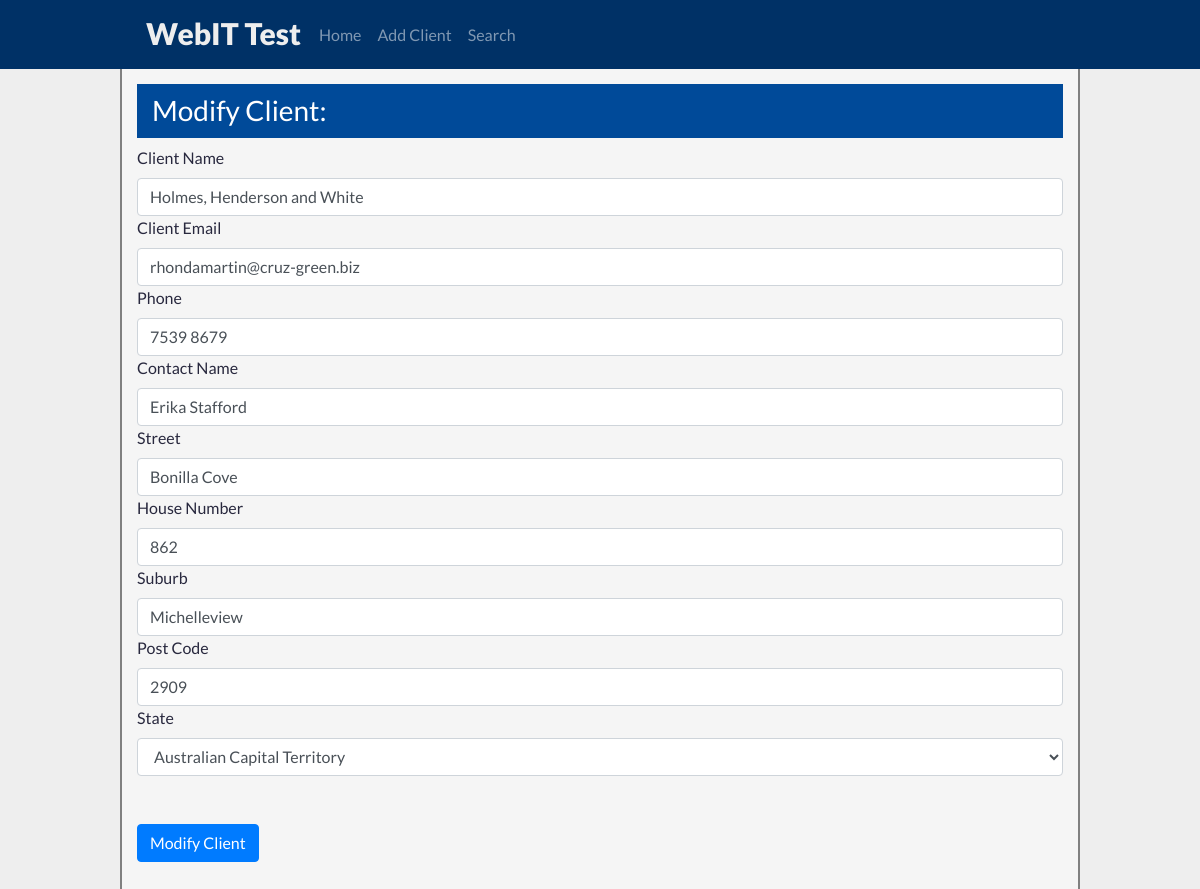
The app's page /modify/1 with its own data.
### python_test/models.py (models this page shows)
class Client(models.Model):
    client_name = models.CharField(max_length=128, unique=True, null=False, blank=False)
    email = models.CharField(max_length=128, null=False, blank=False)
    phone = models.CharField(max_length=24, null=False, blank=False)
    contact_name = models.CharField(max_length=128, null=True, blank=True)
    street = models.CharField(max_length=128, null=True, blank=True)
    house_number = models.CharField(max_length=10, null=True, blank=True)
    suburb = models.CharField(max_length=128, null=False, blank=False)
    post_code = models.PositiveSmallIntegerField(blank=True, null=True, validators=[MaxValueValidator(9999)])
    state = models.SmallIntegerField(choices=AU_STATES, null=True, blank=True)

### python_test/views.py (the view, shortened to what this page needs)
# urls.py: re_path(r'^modify/(?P<id>[0-9]+)$', ModifyClient.as_view(), name = "modify"),
class ModifyClient(View):
    def get(self, request, id):
        client_to_modify = Client.objects.get(pk=id)
        form = AddClientForm(initial={"client_name": client_to_modify.client_name,
                                      "email": client_to_modify.email,
                                      "phone": client_to_modify.phone,
                                      "contact_name": client_to_modify.contact_name,
                                      "street": client_to_modify.street,
                                      "house_number": client_to_modify.house_number,
                                      "suburb": client_to_modify.suburb,
                                      "post_code": client_to_modify.post_code,
                                      "state": client_to_modify.state,
                                      })
        ctx = {"form": form, "client": client_to_modify}
        return render(request, "modify_client.html", ctx)

### python_test/forms.py
class AddClientForm(ModelForm):
    class Meta:
        model = Client
        fields = '__all__'
        exclude = ('client_name',)
    client_name = forms.CharField(max_length=128)
    def __init__(self, *args, **kwargs):
        super().__init__(*args, **kwargs)
        for field in self.fields:
            self.fields[field].widget.attrs.update({'class': 'form-control'})

### python_test/templates/modify_client.html (shortened to what this page needs)
{% include  "header.html" %}
{% if msg %}
    <div class="msgInfo">{{ msg }}</div>
{% else %}
    <h3 class="h3 h3Colors">Modify Client:</h3>
    <div>
        <form action="/modify/{{ client.id }}" method="post" novalidate>
            <div class="form-group">
                <label for="{{ form.client_name.id_for_label }}">Client Name</label>
                {{ form.client_name }}
                <label for="{{ form.email.id_for_label }}">Client Email</label>
                {{ form.email }}
                <label for="{{ form.phone.id_for_label }}">Phone</label>
                {{ form.phone }}
                <label for="{{ form.contact_name.id_for_label }}">Contact Name</label>
                {{ form.contact_name }}
                <label for="{{ form.street.id_for_label }}">Street</label>
                {{ form.street }}
                <label for="{{ form.house_number.id_for_label }}">House Number</label>
                {{ form.house_number }}
                <label for="{{ form.suburb.id_for_label }}">Suburb</label>
                {{ form.suburb }}
                <label for="{{ form.post_code.id_for_label }}">Post Code</label>
                {{ form.post_code }}
                <label for="{{ form.state.id_for_label }}">State</label>
                {{ form.state }}
                <br><br>
                <button type="submit" class="btn btn-primary">Modify Client</button>
        </form>
    </div>
{% endif %}
{% include "footer.html" %}

### python_test/static/css/styles.css (style rules this page uses)
html { height: 100%; width: 100%; display: table; }
body { display: table-cell; min-height: 100%; height: 100%; width: 100%; padding: 0; margin: 0; font-family: 'Lato', sans-serif; background-color: #eeeeee; color: #28283e; }
.h3Colors { background-color: #004a99; color: white; padding: 10px 15px; }

### records on screen
Client: client_name "Holmes, Henderson and White", email "rhondamartin@cruz-green.biz", phone "7539 8679", contact_name "Erika Stafford", street "Bonilla Cove", house_number "862", suburb "Michelleview", post_code "2909", state "Australian Capital Territory"
